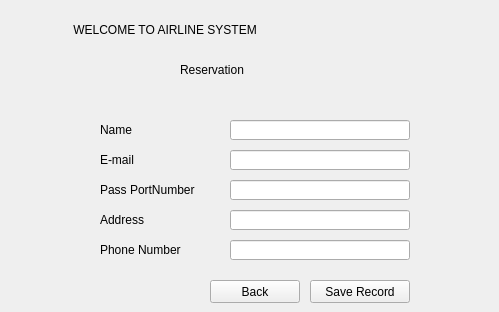
     <widget class="QWidget" name="Reservation_2">
      <widget class="QLabel" name="titlelable">
       <property name="geometry">
        <rect>
         <x>70</x>
         <y>10</y>
         <width>420</width>
         <height>40</height>
        </rect>
       </property>
       <property name="styleSheet">
        <string notr="true">font: 75 20pt &quot;MS Shell Dlg 2&quot;;</string>
       </property>
       <property name="text">
        <string> WELCOME TO AIRLINE SYSTEM</string>
       </property>
      </widget>
      <widget class="QLabel" name="Reservationlable">
       <property name="geometry">
        <rect>
         <x>180</x>
         <y>60</y>
         <width>110</width>
         <height>20</height>
        </rect>
       </property>
       <property name="styleSheet">
        <string notr="true">font: 75 14pt &quot;MS Shell Dlg 2&quot;;</string>
       </property>
       <property name="text">
        <string>Reservation</string>
       </property>
      </widget>
      <widget class="QLabel" name="Namelabel">
       <property name="geometry">
        <rect>
         <x>100</x>
         <y>120</y>
         <width>130</width>
         <height>20</height>
        </rect>
       </property>
       <property name="styleSheet">
        <string notr="true">font: 75 13pt &quot;Times New Roman&quot;;</string>
       </property>
       <property name="text">
        <string>Name</string>
       </property>
      </widget>
      <widget class="QLabel" name="emaillable">
       <property name="geometry">
        <rect>
         <x>100</x>
         <y>150</y>
         <width>130</width>
         <height>20</height>
        </rect>
       </property>
       <property name="styleSheet">
        <string notr="true">font: 75 13pt &quot;Times New Roman&quot;;</string>
       </property>
       <property name="text">
        <string>E-mail</string>
       </property>
      </widget>
      <widget class="QLabel" name="passportlabel">
       <property name="geometry">
        <rect>
         <x>100</x>
         <y>180</y>
         <width>130</width>
         <height>20</height>
        </rect>
       </property>
       <property name="styleSheet">
        <string notr="true">font: 75 13pt &quot;Times New Roman&quot;;</string>
       </property>
       <property name="text">
        <string>Pass PortNumber</string>
       </property>
      </widget>
      <widget class="QLabel" name="addresslabel">
       <property name="geometry">
        <rect>
         <x>100</x>
         <y>210</y>
         <width>130</width>
         <height>20</height>
        </rect>
       </property>
       <property name="styleSheet">
        <string notr="true">font: 75 13pt &quot;Times New Roman&quot;;</string>
       </property>
       <property name="text">
        <string>Address</string>
       </property>
      </widget>
      <widget class="QLabel" name="numberlabel">
       <property name="geometry">
        <rect>
         <x>100</x>
         <y>240</y>
         <width>130</width>
         <height>20</height>
        </rect>
       </property>
       <property name="styleSheet">
        <string notr="true">font: 75 13pt &quot;Times New Roman&quot;;</string>
       </property>
       <property name="text">
        <string>Phone Number</string>
       </property>
      </widget>
      <widget class="QLineEdit" name="Nameinput">
       <property name="geometry">
        <rect>
         <x>230</x>
         <y>120</y>
         <width>180</width>
         <height>20</height>
        </rect>
       </property>
      </widget>
      <widget class="QLineEdit" name="Emailinput">
       <property name="geometry">
        <rect>
         <x>230</x>
         <y>150</y>
         <width>180</width>
         <height>20</height>
        </rect>
       </property>
      </widget>
      <widget class="QLineEdit" name="Passportinput">
       <property name="geometry">
        <rect>
         <x>230</x>
         <y>180</y>
         <width>180</width>
         <height>20</height>
        </rect>
       </property>
      </widget>
      <widget class="QLineEdit" name="addressinput">
       <property name="geometry">
        <rect>
         <x>230</x>
         <y>210</y>
         <width>180</width>
         <height>20</height>
        </rect>
       </property>
      </widget>
      <widget class="QLineEdit" name="phoneinput">
       <property name="geometry">
        <rect>
         <x>230</x>
         <y>240</y>
         <width>180</width>
         <height>20</height>
        </rect>
       </property>
      </widget>
      <widget class="QPushButton" name="Backbutton">
       <property name="geometry">
        <rect>
         <x>210</x>
         <y>280</y>
         <width>90</width>
         <height>23</height>
        </rect>
       </property>
       <property name="styleSheet">
        <string notr="true">font: 75 13pt &quot;Times New Roman&quot;;</string>
       </property>
       <property name="text">
        <string>Back</string>
       </property>
      </widget>
      <widget class="QPushButton" name="insertbutton">
       <property name="geometry">
        <rect>
         <x>310</x>
         <y>280</y>
         <width>100</width>
         <height>23</height>
        </rect>
       </property>
       <property name="styleSheet">
        <string notr="true">font: 75 13pt &quot;Times New Roman&quot;;</string>
       </property>
       <property name="text">
        <string>Save Record</string>
       </property>
      </widget>
     </widget>
